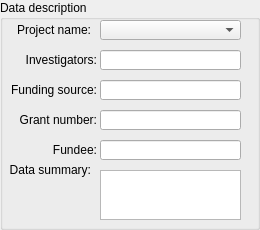
  <widget class="QGroupBox" name="DataDescription">
   <property name="geometry">
    <rect>
     <x>260</x>
     <y>90</y>
     <width>260</width>
     <height>230</height>
    </rect>
   </property>
   <property name="title">
    <string>Data description</string>
   </property>
   <widget class="QTextEdit" name="DataSummary">
    <property name="geometry">
     <rect>
      <x>100</x>
      <y>170</y>
      <width>141</width>
      <height>50</height>
     </rect>
    </property>
    <property name="sizePolicy">
     <sizepolicy hsizetype="Expanding" vsizetype="Expanding">
      <horstretch>0</horstretch>
      <verstretch>0</verstretch>
     </sizepolicy>
    </property>
    <property name="autoFormatting">
     <set>QTextEdit::AutoNone</set>
    </property>
    <property name="lineWrapMode">
     <enum>QTextEdit::WidgetWidth</enum>
    </property>
    <property name="html">
     <string>&lt;!DOCTYPE HTML PUBLIC &quot;-//W3C//DTD HTML 4.0//EN&quot; &quot;http://www.w3.org/TR/REC-html40/strict.dtd&quot;&gt;
&lt;html&gt;&lt;head&gt;&lt;meta name=&quot;qrichtext&quot; content=&quot;1&quot; /&gt;&lt;style type=&quot;text/css&quot;&gt;
p, li { white-space: pre-wrap; }
&lt;/style&gt;&lt;/head&gt;&lt;body style=&quot; font-family:'MS Shell Dlg 2'; font-size:8pt; font-weight:400; font-style:normal;&quot;&gt;
&lt;p style=&quot;-qt-paragraph-type:empty; margin-top:0px; margin-bottom:0px; margin-left:0px; margin-right:0px; -qt-block-indent:0; text-indent:0px;&quot;&gt;&lt;br /&gt;&lt;/p&gt;&lt;/body&gt;&lt;/html&gt;</string>
    </property>
   </widget>
   <widget class="QLineEdit" name="FundingSource">
    <property name="geometry">
     <rect>
      <x>100</x>
      <y>80</y>
      <width>141</width>
      <height>20</height>
     </rect>
    </property>
    <property name="sizePolicy">
     <sizepolicy hsizetype="Expanding" vsizetype="Expanding">
      <horstretch>0</horstretch>
      <verstretch>0</verstretch>
     </sizepolicy>
    </property>
    <property name="text">
     <string/>
    </property>
   </widget>
   <widget class="QLabel" name="label_82">
    <property name="geometry">
     <rect>
      <x>6</x>
      <y>80</y>
      <width>91</width>
      <height>20</height>
     </rect>
    </property>
    <property name="sizePolicy">
     <sizepolicy hsizetype="Expanding" vsizetype="Expanding">
      <horstretch>0</horstretch>
      <verstretch>0</verstretch>
     </sizepolicy>
    </property>
    <property name="text">
     <string>Funding source:</string>
    </property>
    <property name="textFormat">
     <enum>Qt::AutoText</enum>
    </property>
    <property name="alignment">
     <set>Qt::AlignRight|Qt::AlignTrailing|Qt::AlignVCenter</set>
    </property>
   </widget>
   <widget class="QLabel" name="label_81">
    <property name="geometry">
     <rect>
      <x>6</x>
      <y>50</y>
      <width>91</width>
      <height>20</height>
     </rect>
    </property>
    <property name="sizePolicy">
     <sizepolicy hsizetype="Expanding" vsizetype="Expanding">
      <horstretch>0</horstretch>
      <verstretch>0</verstretch>
     </sizepolicy>
    </property>
    <property name="text">
     <string>Investigators:</string>
    </property>
    <property name="textFormat">
     <enum>Qt::AutoText</enum>
    </property>
    <property name="alignment">
     <set>Qt::AlignRight|Qt::AlignTrailing|Qt::AlignVCenter</set>
    </property>
   </widget>
   <widget class="QLabel" name="label_85">
    <property name="geometry">
     <rect>
      <x>0</x>
      <y>160</y>
      <width>91</width>
      <height>20</height>
     </rect>
    </property>
    <property name="sizePolicy">
     <sizepolicy hsizetype="Expanding" vsizetype="Expanding">
      <horstretch>0</horstretch>
      <verstretch>0</verstretch>
     </sizepolicy>
    </property>
    <property name="text">
     <string>Data summary:</string>
    </property>
    <property name="textFormat">
     <enum>Qt::AutoText</enum>
    </property>
    <property name="alignment">
     <set>Qt::AlignRight|Qt::AlignTrailing|Qt::AlignVCenter</set>
    </property>
   </widget>
   <widget class="QLineEdit" name="Investigators">
    <property name="geometry">
     <rect>
      <x>100</x>
      <y>50</y>
      <width>141</width>
      <height>20</height>
     </rect>
    </property>
    <property name="sizePolicy">
     <sizepolicy hsizetype="Expanding" vsizetype="Expanding">
      <horstretch>0</horstretch>
      <verstretch>0</verstretch>
     </sizepolicy>
    </property>
    <property name="text">
     <string/>
    </property>
   </widget>
   <widget class="QLabel" name="label_84">
    <property name="geometry">
     <rect>
      <x>0</x>
      <y>20</y>
      <width>91</width>
      <height>20</height>
     </rect>
    </property>
    <property name="sizePolicy">
     <sizepolicy hsizetype="Expanding" vsizetype="Expanding">
      <horstretch>0</horstretch>
      <verstretch>0</verstretch>
     </sizepolicy>
    </property>
    <property name="text">
     <string>Project name:</string>
    </property>
    <property name="textFormat">
     <enum>Qt::AutoText</enum>
    </property>
    <property name="alignment">
     <set>Qt::AlignRight|Qt::AlignTrailing|Qt::AlignVCenter</set>
    </property>
   </widget>
   <widget class="QComboBox" name="ProjectName">
    <property name="geometry">
     <rect>
      <x>100</x>
      <y>20</y>
      <width>141</width>
      <height>20</height>
     </rect>
    </property>
    <property name="sizePolicy">
     <sizepolicy hsizetype="Expanding" vsizetype="Expanding">
      <horstretch>0</horstretch>
      <verstretch>0</verstretch>
     </sizepolicy>
    </property>
    <property name="statusTip">
     <string notr="true"/>
    </property>
    <property name="editable">
     <bool>false</bool>
    </property>
    <property name="currentIndex">
     <number>-1</number>
    </property>
    <property name="maxVisibleItems">
     <number>3600</number>
    </property>
    <property name="sizeAdjustPolicy">
     <enum>QComboBox::AdjustToContentsOnFirstShow</enum>
    </property>
   </widget>
   <widget class="QLineEdit" name="GrantNumber">
    <property name="geometry">
     <rect>
      <x>100</x>
      <y>110</y>
      <width>141</width>
      <height>20</height>
     </rect>
    </property>
    <property name="sizePolicy">
     <sizepolicy hsizetype="Expanding" vsizetype="Expanding">
      <horstretch>0</horstretch>
      <verstretch>0</verstretch>
     </sizepolicy>
    </property>
    <property name="text">
     <string/>
    </property>
   </widget>
   <widget class="QLabel" name="label_86">
    <property name="geometry">
     <rect>
      <x>6</x>
      <y>110</y>
      <width>91</width>
      <height>20</height>
     </rect>
    </property>
    <property name="sizePolicy">
     <sizepolicy hsizetype="Expanding" vsizetype="Expanding">
      <horstretch>0</horstretch>
      <verstretch>0</verstretch>
     </sizepolicy>
    </property>
    <property name="text">
     <string>Grant number:</string>
    </property>
    <property name="textFormat">
     <enum>Qt::AutoText</enum>
    </property>
    <property name="alignment">
     <set>Qt::AlignRight|Qt::AlignTrailing|Qt::AlignVCenter</set>
    </property>
   </widget>
   <widget class="QLineEdit" name="Fundee">
    <property name="geometry">
     <rect>
      <x>100</x>
      <y>140</y>
      <width>141</width>
      <height>20</height>
     </rect>
    </property>
    <property name="sizePolicy">
     <sizepolicy hsizetype="Expanding" vsizetype="Expanding">
      <horstretch>0</horstretch>
      <verstretch>0</verstretch>
     </sizepolicy>
    </property>
    <property name="text">
     <string/>
    </property>
   </widget>
   <widget class="QLabel" name="label_91">
    <property name="geometry">
     <rect>
      <x>6</x>
      <y>140</y>
      <width>91</width>
      <height>20</height>
     </rect>
    </property>
    <property name="sizePolicy">
     <sizepolicy hsizetype="Expanding" vsizetype="Expanding">
      <horstretch>0</horstretch>
      <verstretch>0</verstretch>
     </sizepolicy>
    </property>
    <property name="text">
     <string>Fundee:</string>
    </property>
    <property name="textFormat">
     <enum>Qt::AutoText</enum>
    </property>
    <property name="alignment">
     <set>Qt::AlignRight|Qt::AlignTrailing|Qt::AlignVCenter</set>
    </property>
   </widget>
  </widget>
